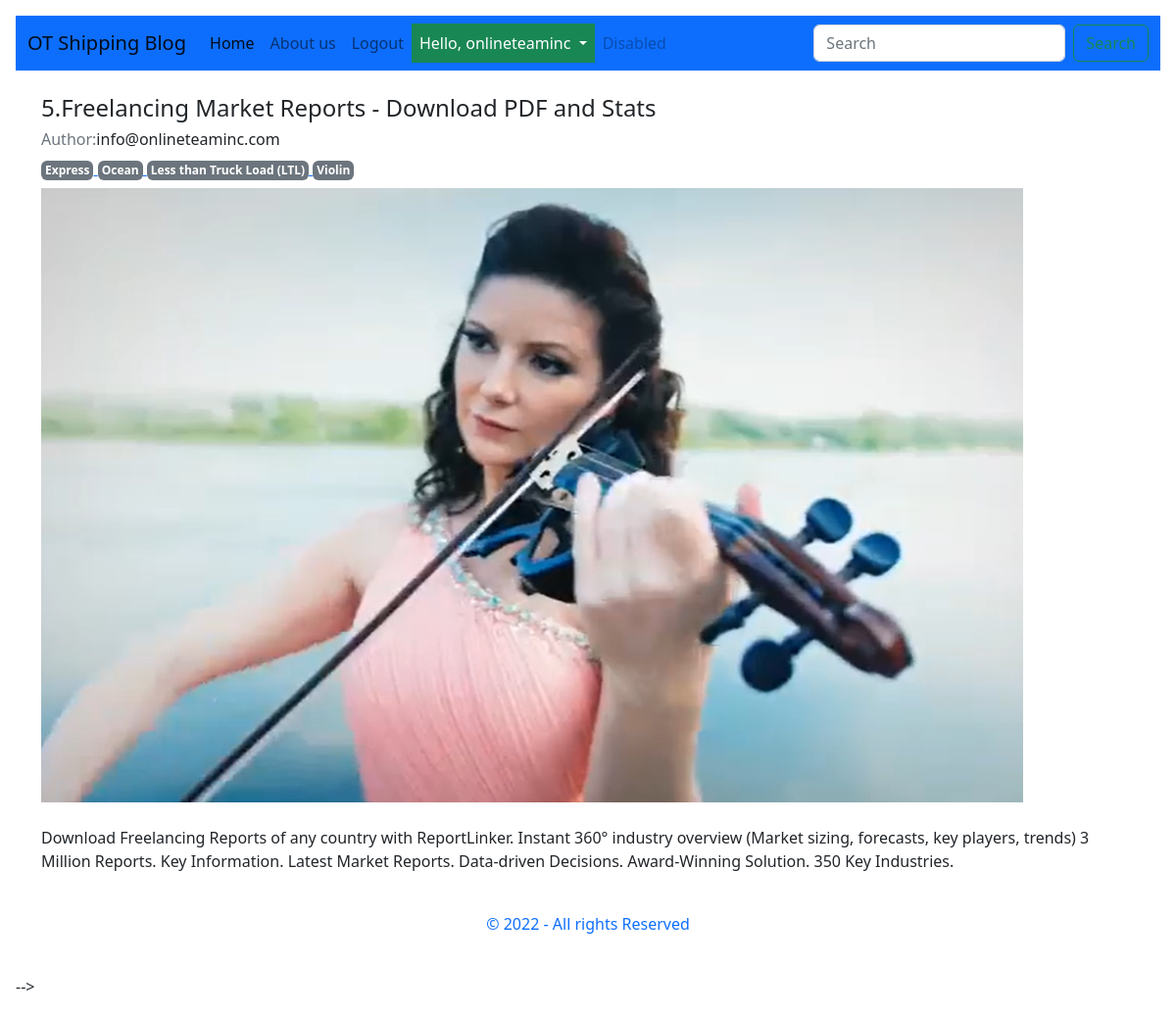
Page /post/5.Freelancing-Market-Reports---Download-PDF-and-Stats/ (signed in) on the committed database.
### main/models.py (models this page shows, shortened)
class BlogPost(models.Model):
    user = models.ForeignKey(User, on_delete=models.CASCADE, blank=False, null=False,
                            verbose_name='Author')
    title = models.CharField('Title', max_length=120, blank=False, null=False)
    slug = models.SlugField('Slug', editable=False, max_length=180, unique=True, default=timezone.now)
    content = models.TextField('Content', max_length=800, blank=False, null=False)
    banner = models.ImageField('Image', upload_to='images/', blank=True,
                                 null=True, default='images/default_image.png')
    tags = models.ManyToManyField(BlogTag, verbose_name='Tags')

class BlogTag(models.Model):
    name = models.CharField('Name', max_length=60, blank=False, null=False)
    slug = models.SlugField('Slug', editable=False, max_length=180, unique=True, default=timezone.now)

### main/views.py (the view)
# urls.py: path('post/<slug>/', SinglePostView.as_view(), name='article'),
class SinglePostView(DetailView):
    model = BlogPost
    template_name = 'post.html'
    context_object_name = 'article'
    def get_queryset(self, *args, **kwargs):
        query = BlogPost.objects.filter(slug=self.kwargs['slug'])
        return query

### templates/post.html (shortened to what this page needs)
{% extends 'base.html' %}
{% load static %}
{% block content %}
<div class="container mt-4">
    <div class="row">
        <div class="col">
            <h1 class="h4">{{article.title}}</h1>
            <h5 class="h6"><span class="text-muted">Author:</span>{{article.user.email}}</h5>
            <div class="mb-2">
                {% for tag in article.tags.all %}
                    <a href="{% url 'tag' tag.slug %}">
                        <span class="badge text-bg-secondary p-1">{{tag.name}}</span>
                    </a>
                {% endfor %}
            </div>
            <img class="img-fluid" src="{{article.banner.url}}" alt="{{article.title}}">
            <p class="mt-4">{{article.content}}</p>
        </div>
    </div>
</div>
{% endblock %}

### templates/base.html (shortened to what this page needs)
<!doctype html>
{% load static %}
<html lang="en">
  <head>
    <link rel="stylesheet" href="https://cdn.jsdelivr.net/npm/bootstrap@5.2.1/dist/css/bootstrap.min.css">
    <link rel="stylesheet" href="{% static 'assets/css/style.css' %}">
  </head>
  <body class="p-3 m-0 border-0 bd-example">
    <nav class="navbar navbar-expand-lg bg-primary">
      <div class="container-fluid">
        <a class="navbar-brand" href="#">OT Shipping Blog</a>
        <div class="collapse navbar-collapse" id="navbarSupportedContent">
          <ul class="navbar-nav me-auto mb-2 mb-lg-0">
            <li class="nav-item">
              <a class="nav-link active" aria-current="page" href="#">Home</a>
            </li>
            <li class="nav-item">
              <a class="nav-link" href="#">About us</a>
            </li>
            {% if user.is_authenticated %}
            <li class="nav-item active">
              <a class="nav-link" href="{% url 'logout' %}">Logout</a>
            </li>
            <li class="nav-item dropdown">
              <a
                class="nav-link dropdown-toggle text-bg-success"
                href="#"
                role="button"
                data-bs-toggle="dropdown"
                aria-expanded="false"
              >
                Hello, {{user.username}}
              </a>
            </li>
            <li class="nav-item">
              <a class="nav-link disabled">Disabled</a>
            </li>
            {% endif %}
          </ul>
          <form class="d-flex" role="search">
            <input
              class="form-control me-2"
              type="search"
              placeholder="Search"
              aria-label="Search"
            />
            <button class="btn btn-outline-success" type="submit">
            </button>
          </form>
        </div>
      </div>
    </nav>
        {% block content %}
        {% endblock %}
      <div class="container">
        <p class="text-center text-primary py-4">
          &copy; 2022 - All rights Reserved
        </p>
      </div>
  </body>
</html>

### rows in the picture
BlogPost: title "5.Freelancing Market Reports - Download PDF and Stats", user.email "info@onlineteaminc.com", banner (placeholder picture), content "Download Freelancing Reports of any country with ReportLinker. Instant 360° industry overview (Market sizing, forecasts, key players, trends) 3 Million Reports. Key Information. Latest Market Reports. Data-driven Decisions. Award-Winning Solution. 350 Key Industries."
BlogTag: name "Express"
BlogTag: name "Ocean"
BlogTag: name "Less than Truck Load (LTL)"
BlogTag: name "Violin"

### other values in the picture
{{ user.username }} "onlineteaminc"
